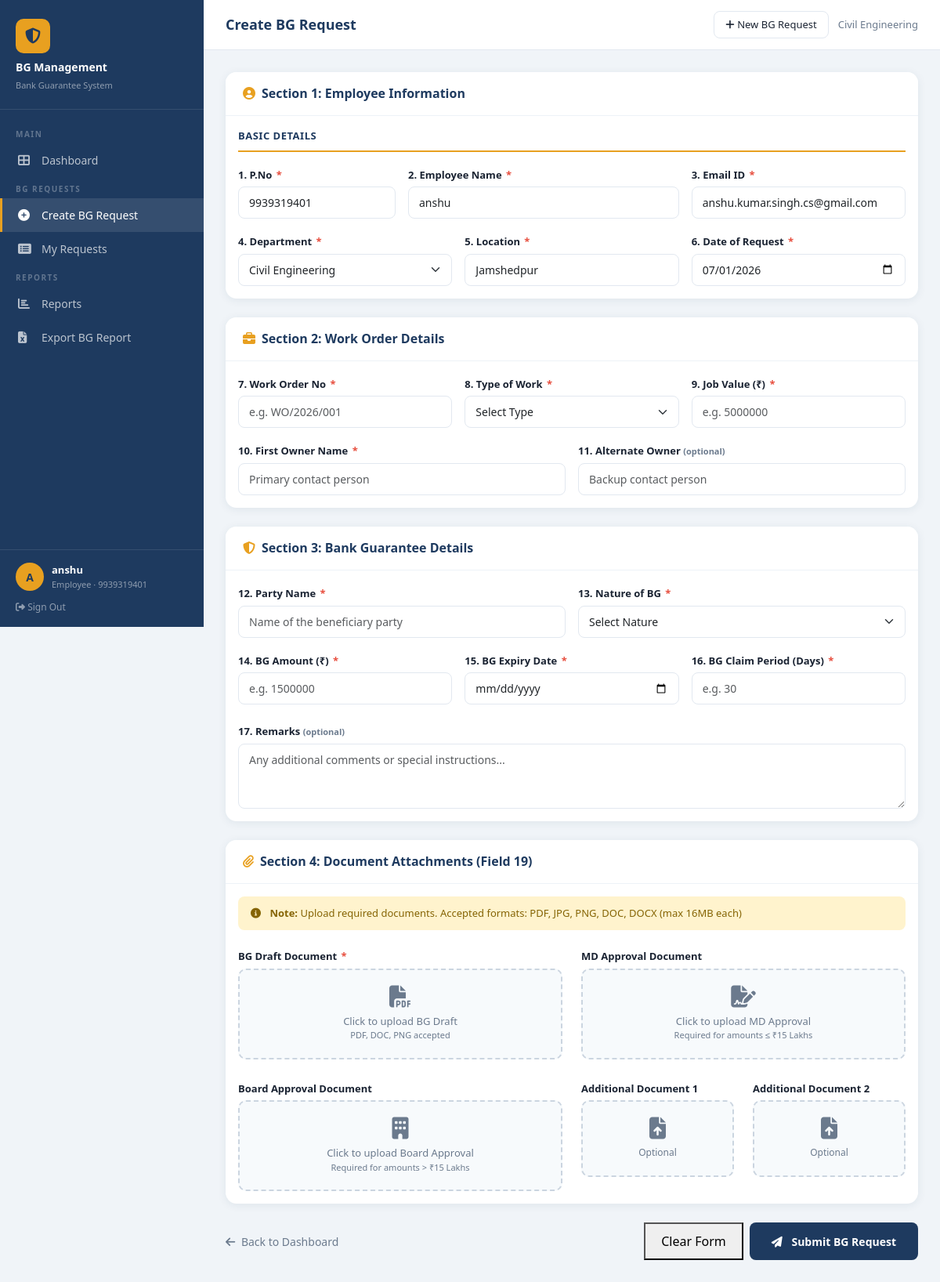
Page /create-request (signed in) on the committed database.
### database/models.py (models this page shows, shortened)
class User(UserMixin, db.Model):
    __tablename__ = 'users'
    id = db.Column(db.Integer, primary_key=True)
    p_no = db.Column(db.String(20), unique=True, nullable=False)
    name = db.Column(db.String(100), nullable=False)
    email = db.Column(db.String(120), unique=True, nullable=False)
    password_hash = db.Column(db.String(256), nullable=False)
    department_id = db.Column(db.Integer, db.ForeignKey('departments.id'), nullable=False)
    role = db.Column(db.String(20), default='Employee')  # Employee, HOD, Admin
    is_active = db.Column(db.Boolean, default=True)
    created_at = db.Column(db.DateTime, default=datetime.utcnow)
    bg_requests = db.relationship('BGRequest', backref='requester', lazy=True, foreign_keys='BGRequest.user_id')
    approvals = db.relationship('Approval', backref='hod', lazy=True)

class Department(db.Model):
    __tablename__ = 'departments'
    id = db.Column(db.Integer, primary_key=True)
    name = db.Column(db.String(100), nullable=False, unique=True)
    location = db.Column(db.String(100))
    created_at = db.Column(db.DateTime, default=datetime.utcnow)
    users = db.relationship('User', backref='department', lazy=True)
    bg_requests = db.relationship('BGRequest', backref='department', lazy=True)

### routes/bg_request.py (the view, shortened to what this page needs)
@bg_request.route('/create-request', methods=['GET', 'POST'])
@login_required
def create():
    departments = Department.query.all()
    return render_template('create_request.html',
        departments=departments,
        user=current_user,
        today=datetime.now().strftime('%Y-%m-%d'))

### templates/create_request.html (shortened to what this page needs)
{% extends "base.html" %}
{% block page_title %}Create BG Request{% endblock %}
{% block content %}
<form method="POST" enctype="multipart/form-data" id="bgForm">
<div class="card mb-4">
    <div class="card-header">
        <h6><i class="fas fa-user-circle me-2" style="color:#E8A020;"></i>Section 1: Employee Information</h6>
    </div>
    <div class="card-body">
        <div class="form-section-title">Basic Details</div>
        <div class="row g-3">
            <div class="col-md-3">
                <label class="form-label">1. P.No <span class="required-star">*</span></label>
                <input type="text" name="p_no" class="form-control" required value="{{ user.p_no }}" placeholder="e.g. EMP12345">
            </div>
            <div class="col-md-5">
                <label class="form-label">2. Employee Name <span class="required-star">*</span></label>
                <input type="text" name="employee_name" class="form-control" required value="{{ user.name }}" placeholder="Full name">
            </div>
            <div class="col-md-4">
                <label class="form-label">3. Email ID <span class="required-star">*</span></label>
                <input type="email" name="email_id" class="form-control" required value="{{ user.email }}" placeholder="email@company.com">
            </div>
            <div class="col-md-4">
                <label class="form-label">4. Department <span class="required-star">*</span></label>
                <select name="department_id" class="form-select" required>
                    {% for dept in departments %}
                    <option value="{{ dept.id }}" {% if dept.id == user.department_id %}selected{% endif %}>{{ dept.name }}</option>
                    {% endfor %}
                </select>
            </div>
            <div class="col-md-4">
                <label class="form-label">5. Location <span class="required-star">*</span></label>
                <input type="text" name="location" class="form-control" required
                       value="{{ user.department.location if user.department else '' }}" placeholder="e.g. Jamshedpur">
            </div>
            <div class="col-md-4">
                <label class="form-label">6. Date of Request <span class="required-star">*</span></label>
                <input type="date" name="date_of_request" class="form-control" required value="{{ today }}">
            </div>
        </div>
    </div>
</div>
<div class="card mb-4">
    <div class="card-header">
        <h6><i class="fas fa-briefcase me-2" style="color:#E8A020;"></i>Section 2: Work Order Details</h6>
    </div>
    <div class="card-body">
        <div class="row g-3">
            <div class="col-md-4">
                <label class="form-label">7. Work Order No <span class="required-star">*</span></label>
                <input type="text" name="work_order_no" class="form-control" required placeholder="e.g. WO/2026/001">
            </div>
            <div class="col-md-4">
                <label class="form-label">8. Type of Work <span class="required-star">*</span></label>
                <select name="type_of_work" class="form-select" required>
                    <option value="">Select Type</option>
                </select>
            </div>
            <div class="col-md-4">
                <label class="form-label">9. Job Value (₹) <span class="required-star">*</span></label>
                <input type="number" name="job_value" class="form-control" required placeholder="e.g. 5000000" min="0" step="0.01">
            </div>
            <div class="col-md-6">
                <label class="form-label">10. First Owner Name <span class="required-star">*</span></label>
                <input type="text" name="first_owner_name" class="form-control" required placeholder="Primary contact person">
            </div>
            <div class="col-md-6">
                <label class="form-label">11. Alternate Owner <span style="color:#6B7A8D;font-size:11px;">(optional)</span></label>
                <input type="text" name="alternate_owner" class="form-control" placeholder="Backup contact person">
            </div>
        </div>
    </div>
</div>
<div class="card mb-4">
    <div class="card-header">
        <h6><i class="fas fa-shield-alt me-2" style="color:#E8A020;"></i>Section 3: Bank Guarantee Details</h6>
    </div>
    <div class="card-body">
        <div class="row g-3">
            <div class="col-md-6">
                <label class="form-label">12. Party Name <span class="required-star">*</span></label>
                <input type="text" name="party_name" class="form-control" required placeholder="Name of the beneficiary party">
            </div>
            <div class="col-md-6">
                <label class="form-label">13. Nature of BG <span class="required-star">*</span></label>
                <select name="nature_of_bg" class="form-select" required>
                    <option value="">Select Nature</option>
                </select>
            </div>
            <div class="col-md-4">
                <label class="form-label">14. BG Amount (₹) <span class="required-star">*</span></label>
                <input type="number" name="bg_amount" id="bgAmount" class="form-control" required
                       placeholder="e.g. 1500000" min="1" step="0.01" oninput="checkApprovalType()">
            </div>
            <div class="col-md-4">
                <label class="form-label">15. BG Expiry Date <span class="required-star">*</span></label>
                <input type="date" name="bg_expiry_date" class="form-control" required>
            </div>
            <div class="col-md-4">
                <label class="form-label">16. BG Claim Period (Days) <span class="required-star">*</span></label>
                <input type="number" name="bg_claim_period" class="form-control" required placeholder="e.g. 30" min="1">
            </div>
            <div class="col-12">
                <label class="form-label">17. Remarks <span style="color:#6B7A8D;font-size:11px;">(optional)</span></label>
                <textarea name="remarks" class="form-control" rows="3" placeholder="Any additional comments or special instructions..."></textarea>
            </div>
        </div>
    </div>
</div>
<div class="card mb-4">
    <div class="card-header">
        <h6><i class="fas fa-paperclip me-2" style="color:#E8A020;"></i>Section 4: Document Attachments (Field 19)</h6>
    </div>
    <div class="card-body">
        <div style="background:#FFF3CD;border-radius:8px;padding:12px 16px;margin-bottom:20px;font-size:13px;color:#856404;">
            <i class="fas fa-info-circle me-2"></i>
            <strong>Note:</strong> Upload required documents. Accepted formats: PDF, JPG, PNG, DOC, DOCX (max 16MB each)
        </div>
        <div class="row g-4">
            <div class="col-md-6">
                <label class="form-label">BG Draft Document <span class="required-star">*</span></label>
                <div class="upload-zone" onclick="document.getElementById('bg_draft').click()">
                    <i class="fas fa-file-pdf"></i>
                    <p>Click to upload BG Draft</p>
                    <p style="font-size:11px;" id="bg_draft_name">PDF, DOC, PNG accepted</p>
                </div>
            </div>
            <div class="col-md-6">
                <label class="form-label">MD Approval Document</label>
                <div class="upload-zone" onclick="document.getElementById('md_approval').click()">
                    <i class="fas fa-file-signature"></i>
                    <p>Click to upload MD Approval</p>
                    <p style="font-size:11px;" id="md_approval_name">Required for amounts ≤ ₹15 Lakhs</p>
                </div>
            </div>
            <div class="col-md-6">
                <label class="form-label">Board Approval Document</label>
                <div class="upload-zone" onclick="document.getElementById('board_approval').click()">
                    <i class="fas fa-building"></i>
                    <p>Click to upload Board Approval</p>
                    <p style="font-size:11px;" id="board_approval_name">Required for amounts &gt; ₹15 Lakhs</p>
                </div>
            </div>
            <div class="col-md-3">
                <label class="form-label">Additional Document 1</label>
                <div class="upload-zone" onclick="document.getElementById('attachment_4').click()">
                    <i class="fas fa-file-upload"></i>
                    <p style="font-size:12px;" id="attachment_4_name">Optional</p>
                </div>
            </div>
            <div class="col-md-3">
                <label class="form-label">Additional Document 2</label>
                <div class="upload-zone" onclick="document.getElementById('attachment_5').click()">
                    <i class="fas fa-file-upload"></i>
                    <p style="font-size:12px;" id="attachment_5_name">Optional</p>
                </div>
            </div>
        </div>
    </div>
</div>
<div class="d-flex justify-content-between align-items-center">
    <a href="{{ url_for('dashboard.index') }}" style="color:#6B7A8D;text-decoration:none;font-size:14px;">
        <i class="fas fa-arrow-left me-1"></i> Back to Dashboard
    </a>
    <div class="d-flex gap-2">
        <button type="reset" class="btn-topbar" style="padding:10px 20px;">Clear Form</button>
        <button type="submit" class="btn-primary-custom" style="padding:10px 28px;">
            <i class="fas fa-paper-plane me-2"></i> Submit BG Request
        </button>
    </div>
</div>
</form>
{% endblock %}

### templates/base.html (shortened to what this page needs)
<!DOCTYPE html>
<html lang="en">
<head>
    <link href="https://cdnjs.cloudflare.com/ajax/libs/bootstrap/5.3.0/css/bootstrap.min.css" rel="stylesheet">
    <link href="https://cdnjs.cloudflare.com/ajax/libs/font-awesome/6.4.0/css/all.min.css" rel="stylesheet">
</head>
<body>
{% if current_user.is_authenticated %}
<div class="sidebar" id="sidebar">
    <div class="sidebar-brand">
        <div class="brand-icon"><i class="fas fa-shield-alt"></i></div>
        <h5>BG Management</h5>
        <small>Bank Guarantee System</small>
    </div>
    <nav class="sidebar-nav">
        <div class="nav-section-label">Main</div>
        <a href="{{ url_for('dashboard.index') }}" class="{{ 'active' if request.endpoint == 'dashboard.index' }}">
            <i class="fas fa-th-large"></i> Dashboard
        </a>
        <div class="nav-section-label">BG Requests</div>
        <a href="{{ url_for('bg_request.create') }}" class="{{ 'active' if request.endpoint == 'bg_request.create' }}">
            <i class="fas fa-plus-circle"></i> Create BG Request
        </a>
        <a href="{{ url_for('bg_request.my_requests') }}" class="{{ 'active' if request.endpoint == 'bg_request.my_requests' }}">
            <i class="fas fa-list-alt"></i> My Requests
        </a>
        <div class="nav-section-label">Reports</div>
        <a href="{{ url_for('reports.reports_page') }}" class="{{ 'active' if request.endpoint == 'reports.reports_page' }}">
            <i class="fas fa-chart-bar"></i> Reports
        </a>
        <a href="{{ url_for('reports.bg_export') }}">
            <i class="fas fa-file-excel"></i> Export BG Report
        </a>
    </nav>
    <div class="sidebar-user">
        <div class="user-info">
            <div class="avatar">{{ current_user.name[0].upper() }}</div>
            <div>
                <div class="user-name">{{ current_user.name }}</div>
                <div class="user-role">{{ current_user.role }} · {{ current_user.p_no }}</div>
            </div>
        </div>
        <a href="{{ url_for('auth.logout') }}" style="display:block;margin-top:12px;color:rgba(255,255,255,0.5);font-size:12px;text-decoration:none;">
            <i class="fas fa-sign-out-alt"></i> Sign Out
        </a>
    </div>
</div>
<div class="main-content">
    <div class="topbar">
        <div class="topbar-title">{% block page_title %}Dashboard{% endblock %}</div>
        <div class="topbar-actions">
            <a href="{{ url_for('bg_request.create') }}" class="btn-topbar">
                <i class="fas fa-plus"></i> New BG Request
            </a>
            <span style="font-size:13px;color:var(--text-muted);">{{ current_user.department.name }}</span>
        </div>
    </div>
    <div class="content-area">
        {% block content %}{% endblock %}
    </div>
</div>
{% else %}
{% block auth_content %}{% endblock %}
{% endif %}
</body>
</html>

### rows in the picture
User: name "A", name "anshu", role "Employee", p_no "9939319401", employee_name "anshu", email_id "anshu.kumar.singh.cs@gmail.com", department_id "Civil Engineering"
Department: department.name "Civil Engineering", location "Jamshedpur"
